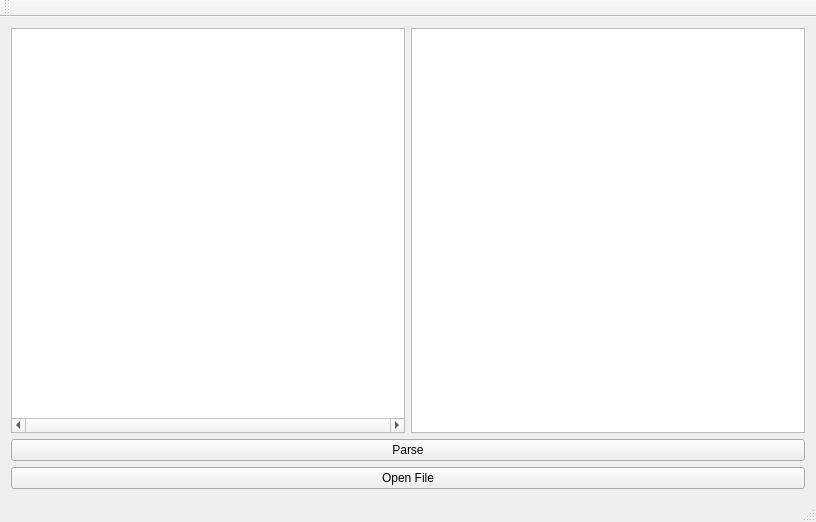
<?xml version="1.0" encoding="UTF-8"?>
<ui version="4.0">
 <class>ParserClass</class>
 <widget class="QMainWindow" name="ParserClass">
  <property name="geometry">
   <rect>
    <x>0</x>
    <y>0</y>
    <width>816</width>
    <height>522</height>
   </rect>
  </property>
  <property name="windowTitle">
   <string>Parser</string>
  </property>
  <widget class="QWidget" name="centralWidget">
   <property name="maximumSize">
    <size>
     <width>1920</width>
     <height>1080</height>
    </size>
   </property>
   <layout class="QVBoxLayout" name="verticalLayout_2">
    <item>
     <layout class="QGridLayout" name="gridLayout">
      <item row="0" column="1">
       <widget class="QPlainTextEdit" name="plainTextEdit_2">
        <property name="font">
         <font>
          <family>PT Serif</family>
          <pointsize>14</pointsize>
         </font>
        </property>
        <property name="readOnly">
         <bool>true</bool>
        </property>
       </widget>
      </item>
      <item row="1" column="0" colspan="2">
       <widget class="QPushButton" name="pushButton">
        <property name="text">
         <string>Parse</string>
        </property>
       </widget>
      </item>
      <item row="0" column="0">
       <widget class="QPlainTextEdit" name="plainTextEdit">
        <property name="horizontalScrollBarPolicy">
         <enum>Qt::ScrollBarAlwaysOn</enum>
        </property>
       </widget>
      </item>
     </layout>
    </item>
    <item>
     <widget class="QPushButton" name="OpenFile">
      <property name="text">
       <string>Open File</string>
      </property>
     </widget>
    </item>
   </layout>
  </widget>
  <widget class="QMenuBar" name="menuBar">
   <property name="geometry">
    <rect>
     <x>0</x>
     <y>0</y>
     <width>816</width>
     <height>22</height>
    </rect>
   </property>
  </widget>
  <widget class="QToolBar" name="mainToolBar">
   <attribute name="toolBarArea">
    <enum>TopToolBarArea</enum>
   </attribute>
   <attribute name="toolBarBreak">
    <bool>false</bool>
   </attribute>
  </widget>
  <widget class="QStatusBar" name="statusBar"/>
 </widget>
 <layoutdefault spacing="6" margin="11"/>
 <resources>
  <include location="Parser.qrc"/>
 </resources>
 <connections/>
</ui>
